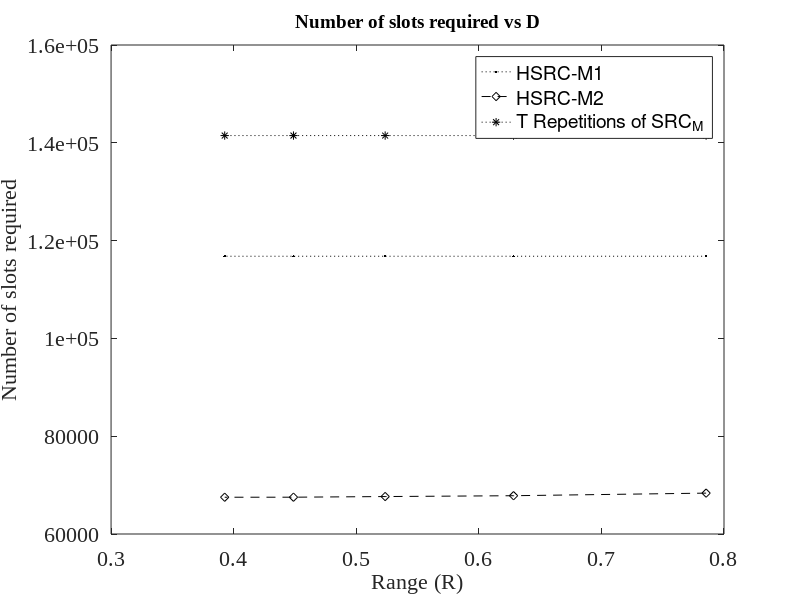

Source code (MATLAB):
clear;
clc;

% set(0, 'defaulttextinterpreter', 'Latex')
%% data here

T_xpoints = [2,3,4,5,6,7,8];
D_xpoints = [1000, 2000, 3000, 4000, 5000];
eps_xpoints = [0.01, 0.02, 0.03, 0.04, 0.05];
q_xpoints = [0.2, 0.3, 0.4, 0.5, 0.6, 0.7, 0.8];
R_xpoints = [pi/4, pi/5, pi/6, pi/7, pi/8];

% OG topo different D and q
% for slots vs T
C2_M1_vs_T = [15295.3, 29748.5, 43784.8, 58402, 73277, 87557, 101810.4];
C2_M2_vs_T = [15295.4, 29958.06868, 32085.25682, 34496.91901, 48902.81494, 50984.38023, 65296.12323];
C2_Trep_vs_T = [27576, 42084, 56112, 70740, 85608, 99876, 114144];
% for slots vs D
C2_M1_vs_D_T5 = [58402, 59016.5, 59612, 59608, 59605.5];
C2_M2_vs_D_T5 = [34413.08227, 35520.8225, 35253.54136, 35751.83317, 36236.55754];
C2_Trep_vs_D_T5 = [70740, 71340, 71940, 71940, 71940];
% for slots vs eps
C2_M1_vs_eps_T5 = [462144, 117408, 58400.5, 37616, 26864];
C2_M2_vs_eps_T5 = [235908.9184, 64708.31127, 34562.91513, 23774.82403, 18136.55226];
C2_Trep_vs_eps_T5 = [575420, 144500, 70740, 44760, 31320];
% for slots vs q
C2_M1_vs_q_T5 = [58400.5, 58400.5, 58400, 58402, 58402, 58404.5, 58402];
C2_M2_vs_q_T5 = [33997.86424, 34460.30531, 34863.33347, 35353.90335, 36667.3515, 37473.65848, 38341.41039];
C2_Trep_vs_q_T5 = [70740, 70740, 70740, 70740, 70740, 70740, 70740];
% for slots vs Range (R)
C2_M1_vs_R_T5 = [58400.4, 58400.2, 58400.2, 58400.25, 58400];
C2_M2_vs_R_T5 = [34576.48081, 34182.29812, 34032.59269, 33904.30191, 33846.98268];
C2_Trep_vs_R_T5 = [70740, 70740, 70740, 70740, 70740];

% New topo, different D and q
% for slots vs T
C4_M1_vs_T = [30515.2, 59501.2, 87554.8, 116803, 146538.4, 175086, 203618.4];
C4_M2_vs_T = [30518.7, 59814.15357, 63834.03866, 68359.59499, 97686.57972, 101598.7647, 130225.6649];
C4_Trep_vs_T = [55152, 84168, 112224, 141480, 171216, 199752, 228288];
% for slots vs D (mean)
C4_M1_vs_D_T5 = [116800, 118005, 119216.5, 119211, 119219.5];
C4_M2_vs_D_T5 = [69070.1659, 70524.38928, 70498.72175, 71092.79329, 71790.10432];
C4_Trep_vs_D_T5 = [141480, 142680, 143880, 143880, 143880];
% for slots vs eps
C4_M1_vs_eps_T5 = [924289.5, 234825.5, 116807.5, 75233, 53728];
C4_M2_vs_eps_T5 = [471454.447, 127740.5466, 68262.37787, 47069.46373, 36059.87233];
C4_Trep_vs_eps_T5 = [1150840, 289000, 141480, 89520, 62640];
% for slots vs q (mean)
C4_M1_vs_q_T5 = [116802, 116803.5, 116806.5, 116814.5, 116816.5, 116836, 116843];
C4_M2_vs_q_T5 = [67757.6017, 68185.77323, 68858.10248, 69581.44008, 70712.41132, 71613.64148, 72929.31052];
C4_Trep_vs_q_T5 = [141480, 141480, 141480, 141480, 141480, 141480, 141480];
% for slots vs Range (R)
C4_M1_vs_R_T5 = [116804.5, 116801, 116801, 116800, 116801];
C4_M2_vs_R_T5 = [68359.59499, 67830.85151, 67659.55615, 67526.60184, 67519.64937];
C4_Trep_vs_R_T5 = [141480, 141480, 141480, 141480, 141480];

%% plotting begins
% p = 'test';
% p.Style = {Bold(true)};
plot(R_xpoints, C4_M1_vs_R_T5,':.k', R_xpoints, C4_M2_vs_R_T5,'--diamondk', R_xpoints, C4_Trep_vs_R_T5,':*k');%,x,u,':.k');
set(gca,'FontSize',16,'FontName','Times New Roman');
% title(p, 'FontWeight','bold')
% uicontrol( 'style', 'text', 'string', 'abcd1234', 'fontweight', 'bold');
% title('test', 'FontWeight', 'bold','FontSize', 14);
title('Number of slots required vs D','FontName','Times New Roman', 'FontWeight','bold', 'FontSize', 14);
xlabel('Range (R)','FontSize',16);
ylabel('Number of slots required','FontSize',16);
sum1 = 'HSRC-M1';
sum2 = 'HSRC-M2';
sum3 = 'T Repetitions of SRC_M';
Legend = cell(3,1);
Legend{1,1} = (sprintf('%s', sum1));
Legend{2,1} = (sprintf('%s', sum2));
Legend{3,1} = (sprintf('%s', sum3));
legend(Legend,'FontSize',14, 'Location', 'northeast')



